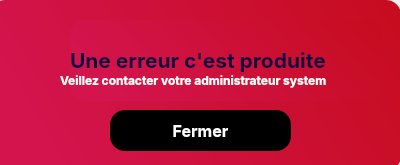
<?xml version="1.0" encoding="UTF-8"?>
<ui version="4.0">
 <class>Dialog</class>
 <widget class="QDialog" name="Dialog">
  <property name="geometry">
   <rect>
    <x>0</x>
    <y>0</y>
    <width>400</width>
    <height>165</height>
   </rect>
  </property>
  <property name="windowTitle">
   <string>Dialog</string>
  </property>
  <widget class="QFrame" name="frame">
   <property name="geometry">
    <rect>
     <x>-10</x>
     <y>0</y>
     <width>411</width>
     <height>171</height>
    </rect>
   </property>
   <property name="styleSheet">
    <string notr="true">background-color: qlineargradient(spread:pad, x1:0, y1:0.244, x2:1, y2:0, stop:0 rgba(211, 20, 77, 255), stop:1 rgba(198, 12, 30, 255));
border-radius:15px;</string>
   </property>
   <property name="frameShape">
    <enum>QFrame::StyledPanel</enum>
   </property>
   <property name="frameShadow">
    <enum>QFrame::Raised</enum>
   </property>
   <widget class="QLabel" name="label">
    <property name="geometry">
     <rect>
      <x>80</x>
      <y>20</y>
      <width>311</width>
      <height>81</height>
     </rect>
    </property>
    <property name="font">
     <font>
      <family>Inter</family>
      <pointsize>16</pointsize>
      <weight>75</weight>
      <bold>true</bold>
     </font>
    </property>
    <property name="styleSheet">
     <string notr="true">color: rgb(11, 4, 65);</string>
    </property>
    <property name="text">
     <string>Une erreur c'est produite</string>
    </property>
   </widget>
   <widget class="QPushButton" name="close">
    <property name="geometry">
     <rect>
      <x>120</x>
      <y>110</y>
      <width>181</width>
      <height>41</height>
     </rect>
    </property>
    <property name="font">
     <font>
      <family>Inter</family>
      <pointsize>12</pointsize>
      <weight>75</weight>
      <bold>true</bold>
     </font>
    </property>
    <property name="cursor">
     <cursorShape>PointingHandCursor</cursorShape>
    </property>
    <property name="styleSheet">
     <string notr="true">background-color: rgb(0, 0, 0);
color:white</string>
    </property>
    <property name="text">
     <string>Fermer</string>
    </property>
   </widget>
   <widget class="QLabel" name="label_2">
    <property name="geometry">
     <rect>
      <x>70</x>
      <y>70</y>
      <width>331</width>
      <height>20</height>
     </rect>
    </property>
    <property name="font">
     <font>
      <family>Inter</family>
      <pointsize>9</pointsize>
      <weight>75</weight>
      <bold>true</bold>
     </font>
    </property>
    <property name="styleSheet">
     <string notr="true">color: white;
background-color: none</string>
    </property>
    <property name="text">
     <string>Veillez contacter votre administrateur system</string>
    </property>
   </widget>
  </widget>
 </widget>
 <resources/>
 <connections/>
</ui>
